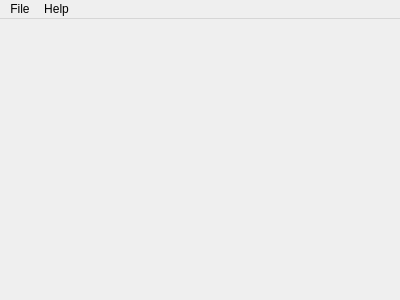
<?xml version="1.0" encoding="UTF-8"?>
<ui version="4.0">
 <class>Main</class>
 <widget class="QMainWindow" name="Main">
  <property name="enabled">
   <bool>true</bool>
  </property>
  <property name="geometry">
   <rect>
    <x>0</x>
    <y>0</y>
    <width>400</width>
    <height>300</height>
   </rect>
  </property>
  <property name="windowTitle">
   <string>FDA --- F8's Dex Analyszer</string>
  </property>
  <widget class="QWidget" name="centralWidget"/>
  <widget class="QMenuBar" name="menuBar">
   <property name="geometry">
    <rect>
     <x>0</x>
     <y>0</y>
     <width>400</width>
     <height>23</height>
    </rect>
   </property>
   <widget class="QMenu" name="menu">
    <property name="title">
     <string>File</string>
    </property>
    <addaction name="actionOpen"/>
    <addaction name="actionSave"/>
    <addaction name="actionSave_as"/>
    <addaction name="actionQuit"/>
   </widget>
   <widget class="QMenu" name="menuHelp">
    <property name="title">
     <string>Help</string>
    </property>
    <addaction name="actionAbout_FDA"/>
   </widget>
   <addaction name="menu"/>
   <addaction name="menuHelp"/>
  </widget>
  <action name="actionOpen">
   <property name="text">
    <string>Open(dex,apk,odex)</string>
   </property>
   <property name="toolTip">
    <string>Open(dex,apk,odex)</string>
   </property>
  </action>
  <action name="actionSave">
   <property name="text">
    <string>Save</string>
   </property>
   <property name="toolTip">
    <string>Save</string>
   </property>
  </action>
  <action name="actionSave_as">
   <property name="text">
    <string>Save as</string>
   </property>
   <property name="toolTip">
    <string>Save as</string>
   </property>
  </action>
  <action name="actionQuit">
   <property name="text">
    <string>Quit</string>
   </property>
   <property name="toolTip">
    <string>Quit</string>
   </property>
  </action>
  <action name="actionAbout_FDA">
   <property name="text">
    <string>About FDA</string>
   </property>
  </action>
 </widget>
 <layoutdefault spacing="6" margin="11"/>
 <resources/>
 <connections/>
</ui>
